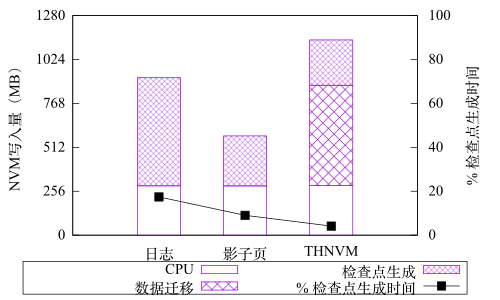

Source code (gnuplot):
set terminal pdfcairo enhanced mono font "Times New Roman,16" size 5,3.5

set output "strm-bw.pdf"

set style data histograms
set style histogram rowstacked
set boxwidth 0.5
set style fill pattern 0

set ylabel 'NVM写入量（MB）'
set yrange [0:1280]
set ytic 256 nomirror
set xtic nomirror
set x2rang [0:4]
set y2label '% 检查点生成时间'
set y2range [0:100]
set y2tic

set key below box spacing 1.25
plot 'strm-bw.data' using 2:xtic(1) axes x1y1 ls 1 title "CPU", \
    '' using 3:xtic(1) axes x1y1 ls 1 title "数据迁移", \
    '' using 4:xtic(1) axes x1y1 ls 1 title "检查点生成", \
    'strm-ckpt.data' axes x2y2 with linespoints lt -1 pt 5 title "% 检查点生成时间"
